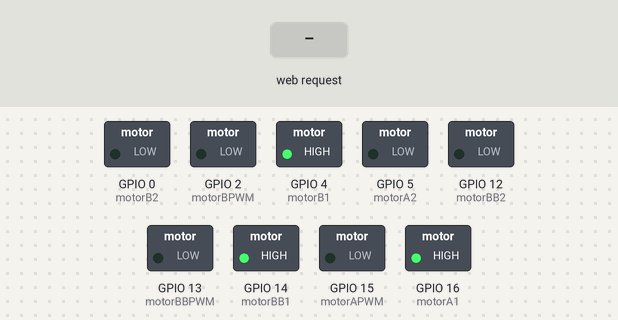
The sketch below on a simulated ESP8266 (NodeMCU). On the bench: switched loads named in the sketch (green lamp = pin HIGH). Inputs (shaded band) come from the test bench. What the sketch prints to the serial monitor is not drawn.

Above: at 1.2 s.
1.3 s: HTTP request GET /on received
At 2.5 s:
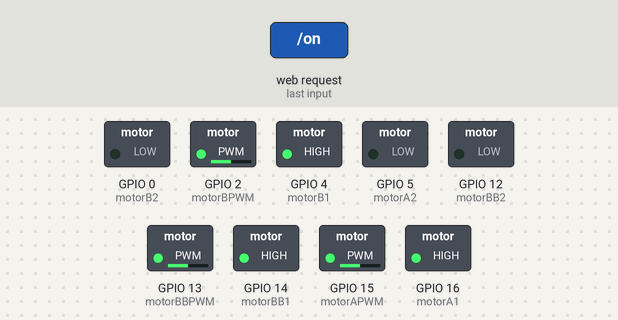
2.8 s: HTTP request GET /back received
At 3.8 s:
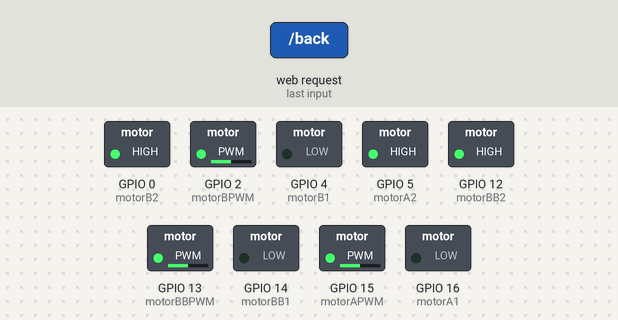
Timing chart, 0 to 5.8 s (numbered marks = the images above; inputs shaded):
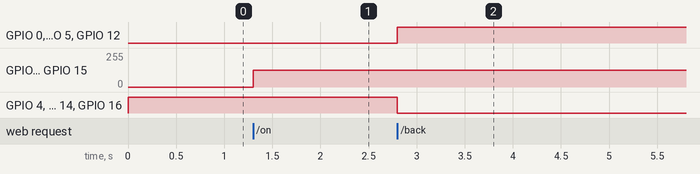

Measured:
- after the input at 1.3 s, GPIO 2 (motorBPWM), GPIO 13 (motorBBPWM), GPIO 15 (motorAPWM): 0/255 → 127/255 at once
- after the input at 2.8 s, GPIO 0 (motorB2), GPIO 5 (motorA2), GPIO 12 (motorBB2): LOW → HIGH at once; GPIO 4 (motorB1), GPIO 14 (motorBB1), GPIO 16 (motorA1): HIGH → LOW at once

The sketch:

webserver-interface.ino
```cpp
#ifdef ESP32
  #include <WiFi.h>
  #include <AsyncTCP.h>
#else
  #include <ESP8266WiFi.h>
  #include <ESPAsyncTCP.h>
#endif
#include <ESPAsyncWebServer.h>

// REPLACE WITH YOUR NETWORK CREDENTIALS
const char* ssid = "Janusz";
const char* password = "11111111";

const int output = 5;

// HTML web page
const char index_html[] PROGMEM = R"rawliteral(
<!DOCTYPE HTML><html>
  <head>
    <title>ESP Pushbutton Web Server</title>
    <meta name="viewport" content="width=device-width, initial-scale=1">
    <style>
      body { font-family: Arial; text-align: center; margin:0px auto; padding-top: 30px;}
      .button {
        padding: 10px 80px;
        margin: 25px;
        height: 60px;
        font-size: 24px;
        text-align: center;
        outline: none;
        color: #fff;
        background-color: #2f4468;
        border: none;
        border-radius: 5px;
        box-shadow: 0 6px #999;
        cursor: pointer;
        -webkit-touch-callout: none;
        -webkit-user-select: none;
        -khtml-user-select: none;
        -moz-user-select: none;
        -ms-user-select: none;
        user-select: none;
        -webkit-tap-highlight-color: rgba(0,0,0,0);
      }
      .button:hover {background-color: #1f2e45}
      .button:active {
        background-color: #1f2e45;
        box-shadow: 0 4px #666;
        transform: translateY(2px);
      }
    </style>
  </head>
  <body>
    <h1>ESP Pushbutton Web Server</h1>
    <button class="button" id="btn1" onmousedown="toggleCheckbox('on');" ontouchstart="toggleCheckbox('on');" onmouseup="toggleCheckbox('off');" ontouchend="toggleCheckbox('off');">LED PUSHBUTTON</button>
    <button class="button" id="btn2" onmousedown="toggleCheckbox('back');" ontouchstart="toggleCheckbox('back');" onmouseup="toggleCheckbox('off');" ontouchend="toggleCheckbox('off');">LED PUSHBUTTON</button>

   <script>
   function toggleCheckbox(x) {
     var xhr = new XMLHttpRequest();
     xhr.open("GET", "/" + x, true);
     xhr.send();
   }
  </script>
  </body>
</html>)rawliteral";

void notFound(AsyncWebServerRequest *request) {
  request->send(404, "text/plain", "Not found");
}

AsyncWebServer server(80);


// Left Part | Forward part
int motorA1 = 16;
int motorA2 = 5;
int motorAPWM = 15;

int motorB1 = 4;
int motorB2 = 0;
int motorBPWM = 2;

// Right Part || Backward part
int motorBB1 = 14;
int motorBB2 = 12;
int motorBBPWM = 13 ;

// the setup function runs once when you press reset or power the board
void setup() {
  Serial.begin(115200);
  Serial.println("\n\nyo");

  Serial.print("Setting AP (Access Point)…");
  WiFi.softAP(ssid, password);

  IPAddress IP = WiFi.softAPIP();
  Serial.print("AP IP address: ");
  Serial.println(IP);

  // Print ESP8266 Local IP Address
  Serial.println(WiFi.localIP()); // 192.168.4.1


  //pinMode(output, OUTPUT); // led

  //digitalWrite(output, LOW);

  // initialize digital pin LED_BUILTIN as an output.
  pinMode(LED_BUILTIN, OUTPUT);

  pinMode(motorA1, OUTPUT);
  pinMode(motorA2, OUTPUT);
  pinMode(motorAPWM, OUTPUT);

  pinMode(motorB1, OUTPUT);
  pinMode(motorB2, OUTPUT);
  pinMode(motorBPWM, OUTPUT);

  pinMode(motorBB1, OUTPUT);
  pinMode(motorBB2, OUTPUT);
  pinMode(motorBBPWM, OUTPUT);

  // Left Part || Forward part
  digitalWrite(motorA1, HIGH);
  digitalWrite(motorA2, LOW);

  digitalWrite(motorB1, HIGH);
  digitalWrite(motorB2, LOW);

  // Right Part || Backward part
  digitalWrite(motorBB1, HIGH);
  digitalWrite(motorBB2, LOW);


  // Actions

  // Serial.println("GO!");
  // digitalWrite(motorA1, HIGH);
  // digitalWrite(motorA2, LOW);
  // analogWrite(motorAPWM, 127);

  // delay(1000);

  // Serial.println("Stop!");

  // analogWrite(motorAPWM, 0);

  // Send web page to client
  server.on("/", HTTP_GET, [](AsyncWebServerRequest *request){
    request->send_P(200, "text/html", index_html);
  });

  // Receive an HTTP GET request
  server.on("/on", HTTP_GET, [] (AsyncWebServerRequest *request) {
    //digitalWrite(output, HIGH);
    analogWrite(motorAPWM, 127);
    analogWrite(motorBPWM, 127);

    analogWrite(motorBBPWM, 127);

    request->send(200, "text/plain", "ok");
  });

  server.on("/back", HTTP_GET, [] (AsyncWebServerRequest *request){
    digitalWrite(motorA1, LOW);
    digitalWrite(motorA2, HIGH);

    digitalWrite(motorB1, LOW);
    digitalWrite(motorB2, HIGH);

    digitalWrite(motorBB1, LOW);
    digitalWrite(motorBB2, HIGH);


    analogWrite(motorAPWM, 127);
    analogWrite(motorBPWM, 127);

    analogWrite(motorBBPWM, 127);
    request->send(200, "text/plain", "ok");
  });

  // Receive an HTTP GET request
  server.on("/off", HTTP_GET, [] (AsyncWebServerRequest *request) {
    digitalWrite(motorA1, HIGH);
    digitalWrite(motorA2, LOW);

    digitalWrite(motorB1, HIGH);
    digitalWrite(motorB2, LOW);

    digitalWrite(motorBB1, HIGH);
    digitalWrite(motorBB2, LOW);


    //digitalWrite(output, LOW);
    analogWrite(motorAPWM, 0);
    analogWrite(motorBPWM, 0);

    analogWrite(motorBBPWM, 0);
    request->send(200, "text/plain", "ok");
  });

  server.onNotFound(notFound);
  server.begin();
}


// the loop function runs over and over again forever
void loop() {
  //digitalWrite(LED_BUILTIN, HIGH);  // turn the LED on (HIGH is the voltage level)
  // delay(1000);                      // wait for a second
  // digitalWrite(LED_BUILTIN, LOW);   // turn the LED off by making the voltage LOW
  // delay(1000);                      // wait for a second
}
```
